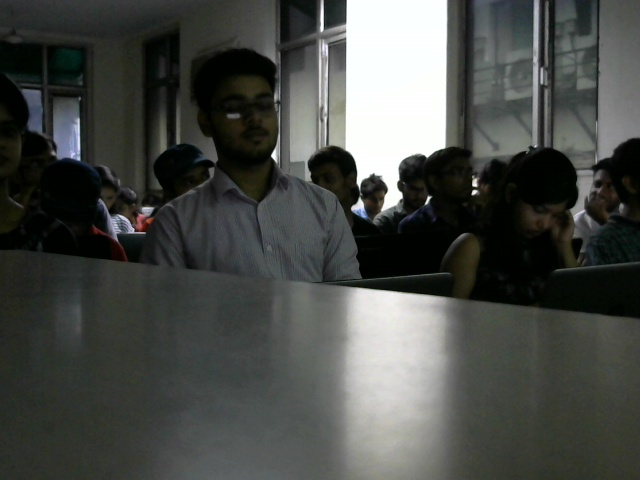
#> input picture picture_RGB.jpg, 640 x 480 px, given in place of the camera
$ jupyter execute --allow-errors opencv_build_dataset.ipynb   (text cells are left out)
#> lines starting #> are read from the running program, lines starting #| are printed output that depends on the picture; after the words box and inside, x2 and y2 are one past the last pixel; in counts of white or black regions, pixels touching at a corner belong together
[cell 1]
import cv2
import numpy as np

[cell 2]
cv2.__version__

[cell 3]
import os
import pickle
import matplotlib.pyplot as plt
from IPython.display import clear_output

[cell 4]
# Open connection to camera
webcam = cv2.VideoCapture(0)

#External Window or in Notebook
cv2.namedWindow("opencv_1", cv2.WINDOW_NORMAL)

while True:

    ret, frame = webcam.read()
#> frame is the input picture: shape (480, 640, 3); mean B, G, R 71, 74.6, 72.1
    cv2.imshow("opencv_1", frame)

    # Press q for close window
    #here 10 is a milliseconds
    if cv2.waitKey(10)== ord('q'):
#> (key q is pressed here)
        break
webcam.release()
cv2.destroyAllWindows()

[cell 5]
faceDetect=cv2.CascadeClassifier('xml/frontal_face.xml')
cam = cv2.VideoCapture(0)
cv2.namedWindow("Face", cv2.WINDOW_NORMAL)
#s=(70,30)
while True:
    ret,img = cam.read()
    gray = cv2.cvtColor(img,cv2.COLOR_BGR2GRAY)
    faces = faceDetect.detectMultiScale(gray,1.2)
#> faces = [[211, 75, 80, 80]]
    #[[x,y,w,h],[x,y,w,h]]
    for (x,y,w,h) in faces:
        cv2.rectangle(img,(x,y),(x+w,y+h),(0,0,255),2)
#> this loop made 1 pass
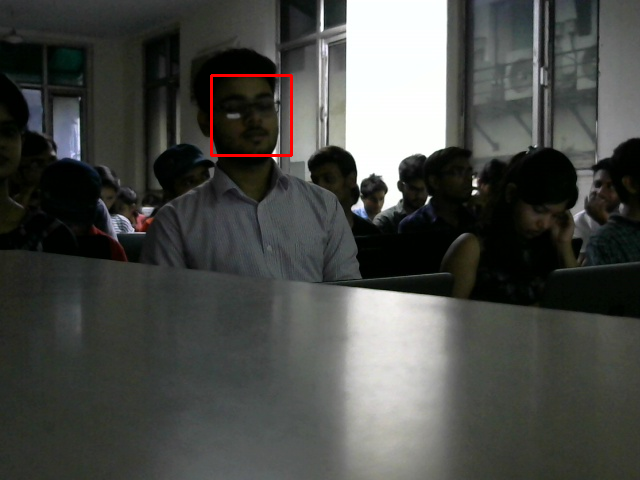
#> img: shape (480, 640, 3); 0.31% of pixels changed, all inside (x1, y1, x2, y2) = (210, 74, 293, 157)
        #(image,(x,y),(w,h),border_color,border_thickness)


    cv2.imshow("Face",img)
    if (cv2.waitKey(10)== ord('q')):
#> (key q is pressed here)
        break

cam.release()
cv2.destroyAllWindows()

[cell 6]
def detect_face(frame):


    detector = cv2.CascadeClassifier("xml/frontal_face.xml")

    faces = detector.detectMultiScale(frame,1.2)

    return faces

[cell 7]
def gray_scale(image):
    image = cv2.cvtColor(image, cv2.COLOR_BGR2GRAY)
    return image

[cell 8]
def cut_faces(image, faces_coord):
    faces = []

    for (x, y, w, h) in faces_coord:

        faces.append(image[y: y + h, x : x + w ])

    return faces

[cell 9]
def normalize_intensity(images):
    images_norm = []
    for image in images:
        images_norm.append(cv2.equalizeHist(image))
    return images_norm

[cell 10]
def resize(images,size=(47,62)):
    image_resize = []

    for image in images:
        img_size = cv2.resize(image,size)

        image_resize.append(img_size)

    return image_resize

[cell 11]
def normalize_faces(frame, faces_coord):
    #gray_frame = gray_scale(frame)
    faces = cut_faces(frame, faces_coord)
    faces = normalize_intensity(faces)

    faces = resize(faces)
    return faces

[cell 12]
def plot_show(image,title=""):
    if len(image.shape) == 3:
        image = cv2.cvtColor(image, cv2.COLOR_BGR2RGB)

    plt.axis("off")
    plt.title(title)
    plt.imshow(image,cmap="Greys_r")
    plt.show()

[cell 13]
def draw_rectangle(image, coords):
    for (x, y, w, h) in coords:

        cv2.rectangle(image, (x , y), (x + w , y + h), (0,0,255),2)

[cell 14]
cam = cv2.VideoCapture(0)
#cv2.namedWindow("Face", cv2.WINDOW_AUTOSIZE)
folder = "user/"+input('Person:').lower()
#> the answer given: .


if not os.path.exists(folder):
    os.mkdir(folder)

    flag_start_capturing = False
    sample=1

    cv2.namedWindow("Face", cv2.WINDOW_NORMAL)

    while True:
        ret,frame = cam.read()
        gray = gray_scale(frame)
        faces_coord = detect_face(gray)
#> faces_coord = [[211, 75, 80, 80]]

        if len(faces_coord):
            faces = normalize_faces(gray,faces_coord)
#> the loop in cut_faces, `for (x, y, w, h) in faces_coord: ` made 1 pass
#> after the loop in cut_faces, `for (x, y, w, h) in faces_coord:`: faces = 1 item
#> the loop in normalize_intensity, `for image in images:` made 1 pass
#> the loop in resize, `for image in images:` made 1 pass
#> pass 1, in resize, `img_size = cv2.resize(image,size)`:
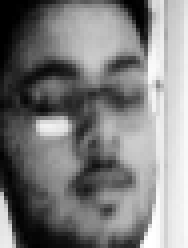
#> img_size: shape (62, 47) (shown 4 times larger); min 0, max 255, mean 126.4
#> faces = 1 item

            cv2.imwrite(folder + '/' + str(sample)+'.jpg',faces[0])
            plot_show(faces[0],"Image saved:"+str(sample))
            clear_output(wait=True)
            if flag_start_capturing == True:
                sample += 1

        draw_rectangle(frame,faces_coord)
#> the loop in draw_rectangle, `for (x, y, w, h) in coords: ` made 1 pass
        cv2.imshow('Face',frame)
        keypress=cv2.waitKey(1)
#> (key q is pressed here)

        if keypress == ord('c'):

            if flag_start_capturing == False:
                flag_start_capturing = True


        if sample >500:
            break

        if keypress == ord('q'):
            break

    cam.release()
    cv2.destroyAllWindows()
else:
    print ("This name already exists.")
